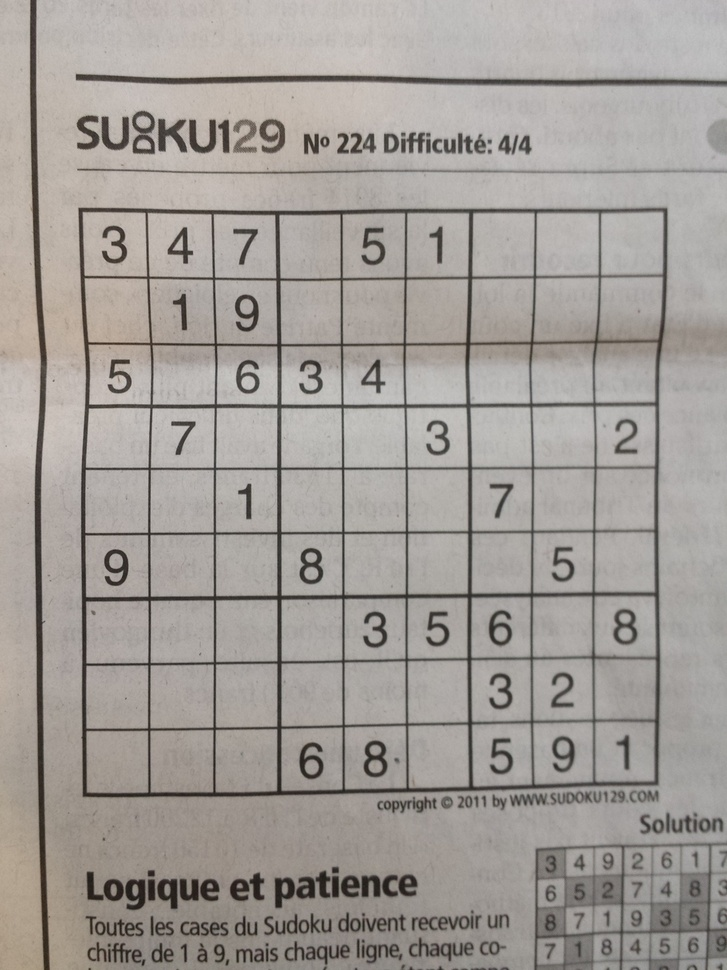
#> input picture v2_train/image1082.jpg, 727 x 970 px, shrunk from 960 x 1280 before the run
$ python main.py
#> lines starting #> are read from the running program, lines starting #| are printed output that depends on the picture; after the words box and inside, x2 and y2 are one past the last pixel; in counts of white or black regions, pixels touching at a corner belong together

# IMPORTS
import cv2
from matplotlib import pyplot as plt
import numpy as np
from sklearn.cluster import k_means

import tensorflow as tf
from tensorflow.keras import layers, models, datasets


# FUNCTIONS
def detect_large_square(image_path:str) -> np.array:
    '''
    Detect the biggest square a image and returning the cut of the square

    Input:
        -> image_path (str): path of the image

    Return:
        -> np.array of the cutted square image
    '''
#> called with image_path = 'v2_train/image1082.jpg'

    # upload image
    image = cv2.imread(image_path)
#> image is the input picture: shape (970, 727, 3); mean B, G, R 151.7, 156.6, 161.8

    # gray scale and detection of countours
    gray = cv2.cvtColor(image, cv2.COLOR_BGR2GRAY)
    blurred = cv2.GaussianBlur(gray, (5, 5), 0)
    edges = cv2.Canny(blurred, 50, 150)
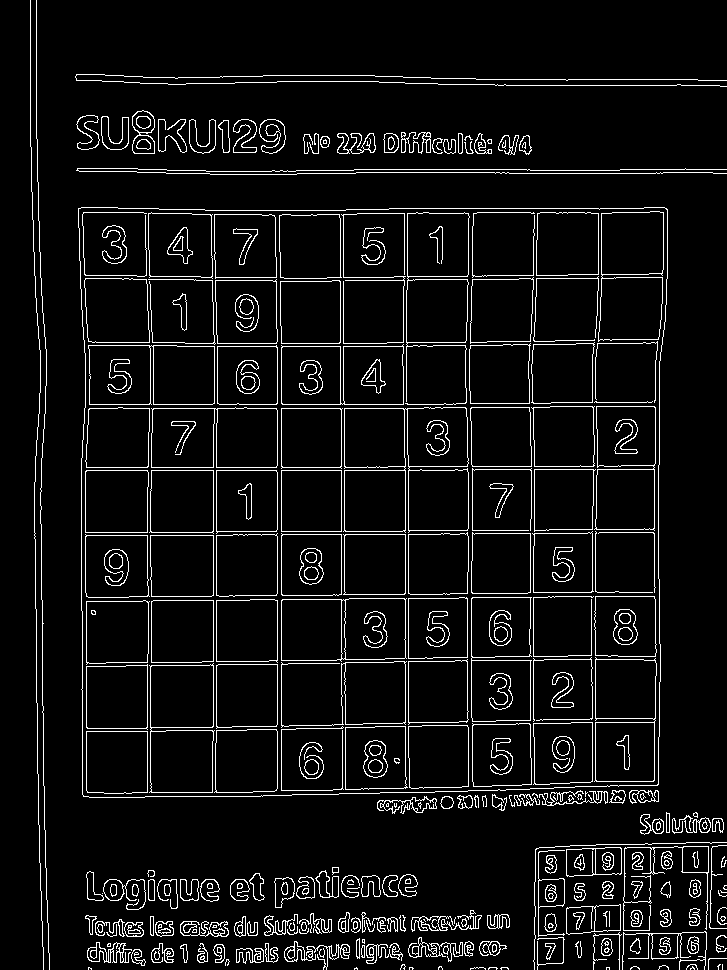
#> edges: shape (970, 727); 6.6% white in thin lines or dots
    kernel = np.ones((5, 5), np.uint8)
    dilated = cv2.dilate(edges, kernel, iterations=2)
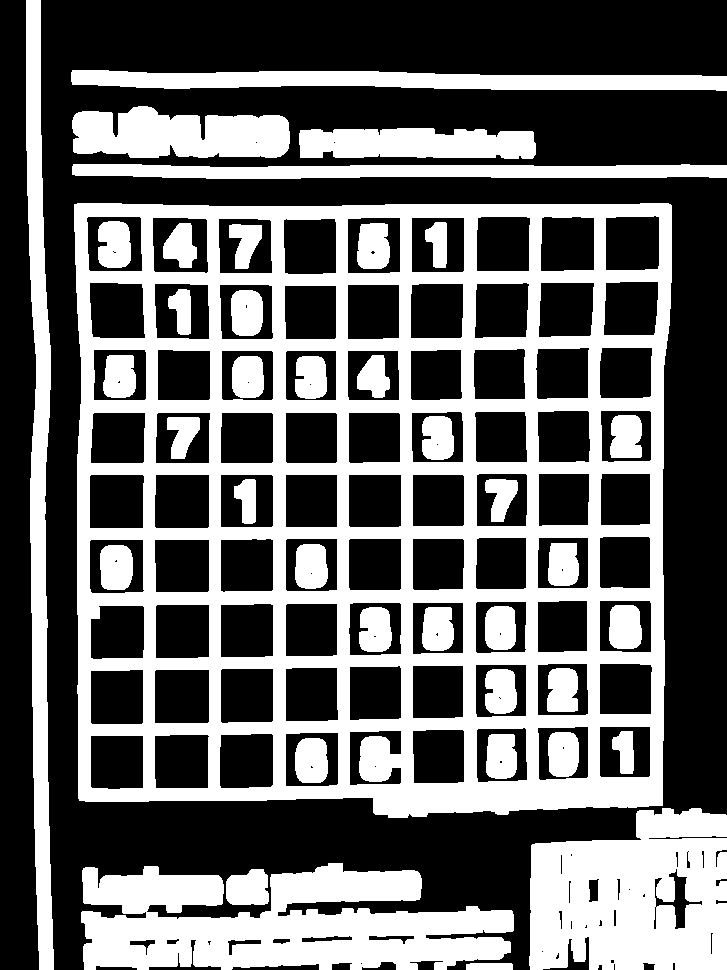
#> dilated: shape (970, 727); 39.8% white; 39 white regions
    contours, _ = cv2.findContours(dilated, cv2.RETR_EXTERNAL, cv2.CHAIN_APPROX_SIMPLE)
#> contours = 10 contours; largest, box (x1, y1, x2, y2) and area: (74, 203, 672, 818) 352306, (81, 863, 514, 970) 30696, (529, 808, 727, 970) 26822, (26, 0, 54, 970) 13801, (71, 70, 727, 91) 9253

    large_square = None
    max_area = 0

    # search of the biggest square
    for contour in contours:
        perimeter = cv2.arcLength(contour, True)
        approx = cv2.approxPolyDP(contour, 0.02 * perimeter, True)
        if len(approx) == 4:
            area = cv2.contourArea(contour)
            if area > max_area:
                max_area = area
                large_square = approx
#> this loop made 10 passes
#> (perimeter, area, max_area, large_square) on passes 1, 5: (102.8, 272, 272, [[466, 964], [466, 969], [512, 969], [511, 963]]), (2430.1, 352306.5, 352306.5, [[74, 204], [79, 800], [662, 805], [671, 205]])
#> after the loop, max_area = 352306.5

    # crop the square
    if large_square is not None:
        x_coords = [point[0][0] for point in large_square]
#> x_coords = [74, 79, 662, 671]
        y_coords = [point[0][1] for point in large_square]
#> y_coords = [204, 800, 805, 205]
        x_min, x_max = min(x_coords), max(x_coords)
#> x_min = 74; x_max = 671
        y_min, y_max = min(y_coords), max(y_coords)
#> y_min = 204; y_max = 805
        cropped_image = image[y_min:y_max, x_min:x_max]
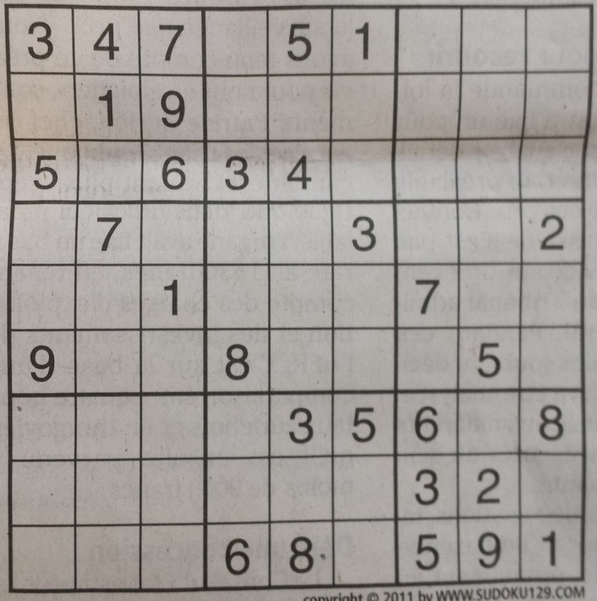
#> cropped_image: shape (601, 597, 3); mean B, G, R 151.3, 155.6, 160.3
        return cropped_image
    else:
        print("No large square found.")
        return None

def find_intersections(lines):
    horizontal_lines = []
    vertical_lines = []
    for line in lines:
        rho, theta = line[0]
        if theta < np.pi / 4 or theta > 3 * np.pi / 4:
            vertical_lines.append((rho, theta))
        else:
            horizontal_lines.append((rho, theta))
    intersections = []
    for h_rho, h_theta in horizontal_lines:
        for v_rho, v_theta in vertical_lines:
            a1 = np.cos(h_theta)
            b1 = np.sin(h_theta)
            a2 = np.cos(v_theta)
            b2 = np.sin(v_theta)
            matrix = np.array([[a1, b1], [a2, b2]])
            rho = np.array([h_rho, v_rho])
            try:
                x, y = np.linalg.solve(matrix, rho)
                intersections.append((int(x), int(y)))
            except np.linalg.LinAlgError:
                continue
    return intersections

def crop_cells(image, intersections):
    cells = []
    model = k_means(X = intersections, n_clusters = 100)[0]
    model = sorted(model, key=lambda x: (x[0], x[1]))
    for x1, y1 in model:
        for x2, y2 in model:
            if x1==x2 or y1==y2: continue
            if 0.8 < (y2-y1)/(x2-x1) < 1.2 and 50 < y2-y1 < 102:
                cell_image = image[int(y1):int(y2), int(x1):int(x2)]
                # if 0 < cell_image.size < 102:
                cells.append(cell_image)
    return cells


def detect_and_crop_cells(image):
    gray = cv2.cvtColor(image, cv2.COLOR_BGR2GRAY)
#> gray: shape (601, 597)
    edges = cv2.Canny(gray, 50, 150, apertureSize=3)
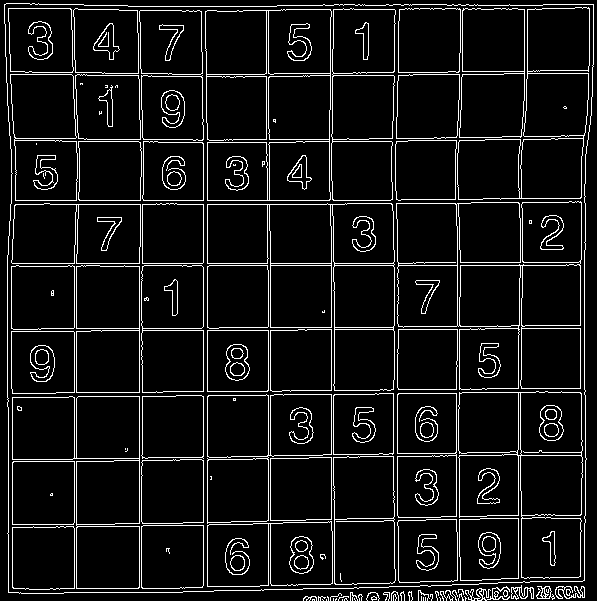
#> edges: shape (601, 597); 8% white in thin lines or dots
    lines = cv2.HoughLines(edges, 1, np.pi/180, 200)
#> lines = 48 rows, first 8: [207, 0], [203, 0], [265, 1.57], [268, 0], [74, 0], [76, 0], [263, 1.57], [139, 0]
    if lines is None:
        print("No lines were detected.")
        return []
    intersections = find_intersections(lines)
#> the loop in find_intersections, `for line in lines:` made 48 passes
#> after the loop in find_intersections, `for line in lines:`: horizontal_lines = 23 items, first 6: (265, 1.57), (263, 1.57), (460, 1.55), (200, 1.57), (139, 1.57), (204, 1.57); vertical_lines = 25 pairs, first value 8 to 589, second value 0 to 0.0175
#> the loop in find_intersections, `for h_rho, h_theta in horizontal_lines:` made 23 passes
#> after the loop in find_intersections, `for h_rho, h_theta in horizontal_lines:`: intersections = 575 pairs, first value 8 to 589, second value 3 to 593
    cells = crop_cells(image, intersections)
#> in crop_cells, `model = k_means(X = intersections, n_clusters = 100)[0]`: model = 100 pairs, first value 10 to 584.4, second value 5.67 to 590.5
#> the loop in crop_cells, `for x1, y1 in model:` made 100 passes
#> (x1, y1) on passes 1 to 8: (10, 590.5), (10, 5.67), (10, 76), (10, 141.3), (10, 202), (10, 264), (10, 329), (10, 392)
#> after the loop in crop_cells, `for x1, y1 in model:`: cells = 81 items
#> cells = 81 items
    return cells


# [39 lines left out: functions get_CNN, reshape_image, not called in this run]

def read_matrix_from_file(file_path):
    with open(file_path, 'r') as file:
        lines = file.readlines()
        one_hot_matrices = []

        matrix = np.array([list(map(int, line.split())) for line in lines[2:]])

        for row in matrix:
            one_hot_rows = []
            for num in row:
                one_hot_row = np.zeros(10)
                one_hot_row[num] = 1
                one_hot_rows.append(one_hot_row)
            one_hot_matrices.append(np.array(one_hot_rows))

    return one_hot_matrices


if __name__ == '__main__':
    img = detect_large_square('v2_train/image1082.jpg')
    if img is None:
        exit()

    small_imgs = detect_and_crop_cells(img)
#> small_imgs = 81 items
    if len(small_imgs) != 81:
        print("Detected cells count:", len(small_imgs))
        exit()

    sudoku = read_matrix_from_file("v2_train/image1082.dat")
#> (the run stopped early here; a loop or call above may not have finished)

$ run again, with v2_train/image1.jpg copied over v2_train/image1082.jpg
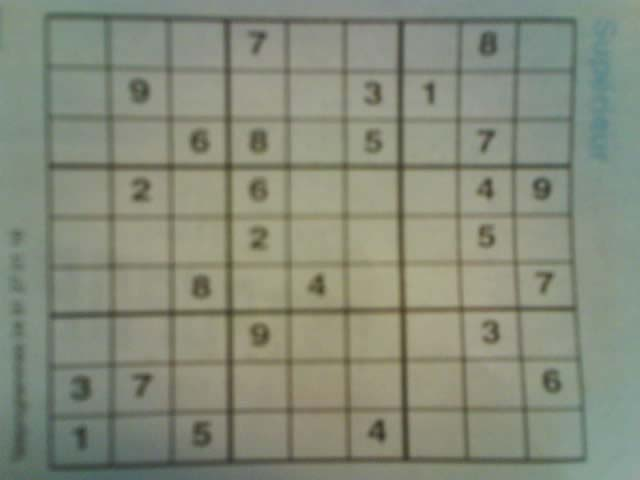
#> input picture v2_train/image1.jpg, 640 x 480 px
#> in detect_large_square, image is the input picture: shape (480, 640, 3); mean B, G, R 122.1, 138.8, 133.7
#> in detect_large_square, `edges = cv2.Canny(blurred, 50, 150)`:
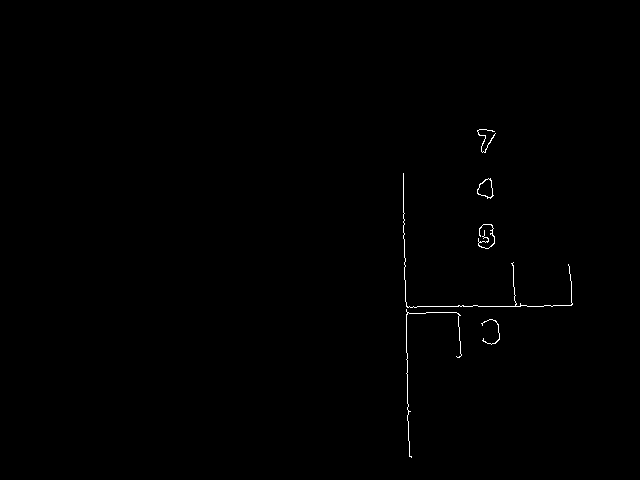
#> edges: shape (480, 640); 0.31% white in thin lines or dots, all inside (x1, y1, x2, y2) = (403, 129, 573, 458)
#> in detect_large_square, `dilated = cv2.dilate(edges, kernel, iterations=2)`:
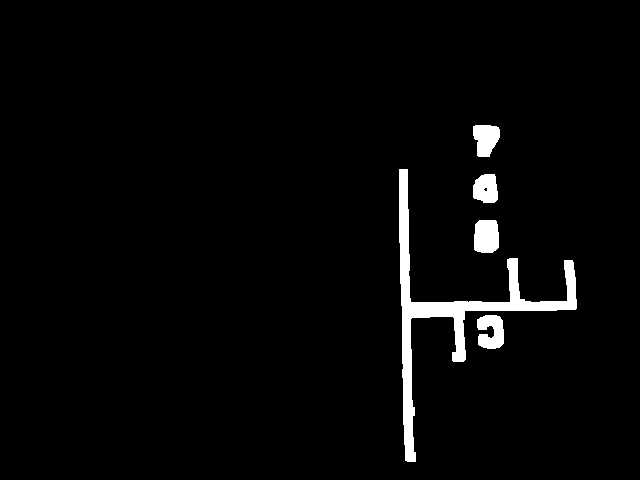
#> dilated: shape (480, 640); 2.8% white; 5 white regions
#> contours = 5 contours; box (x1, y1, x2, y2) and area: (399, 169, 577, 462) 5411, (474, 220, 499, 253) 707, (477, 315, 504, 349) 638, (473, 125, 500, 157) 610, (473, 174, 498, 203) 564
#> the loop in detect_large_square, `for contour in contours:` made 5 passes
#> perimeter on passes 1 to 5: 148.4, 102.6, 93.46, 1211.7, 104.9
#> after the loop in detect_large_square, `for contour in contours:`: max_area = 0

$ run again, with v2_train/image10.jpg copied over v2_train/image1082.jpg
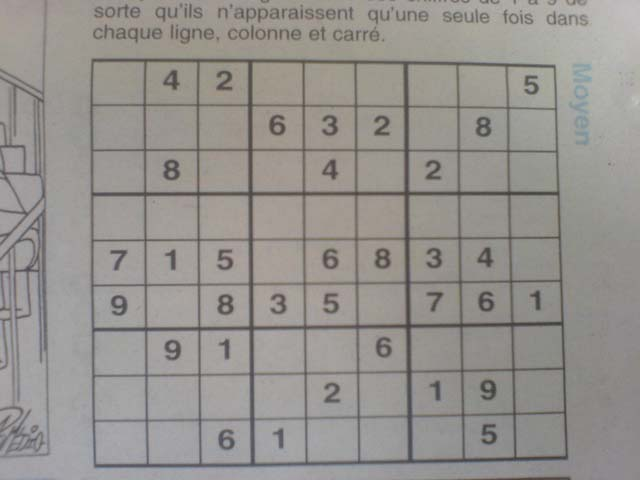
#> input picture v2_train/image10.jpg, 640 x 480 px
#> in detect_large_square, image is the input picture: shape (480, 640, 3); mean B, G, R 142.6, 146.4, 149.7
#> in detect_large_square, `dilated = cv2.dilate(edges, kernel, iterations=2)`:
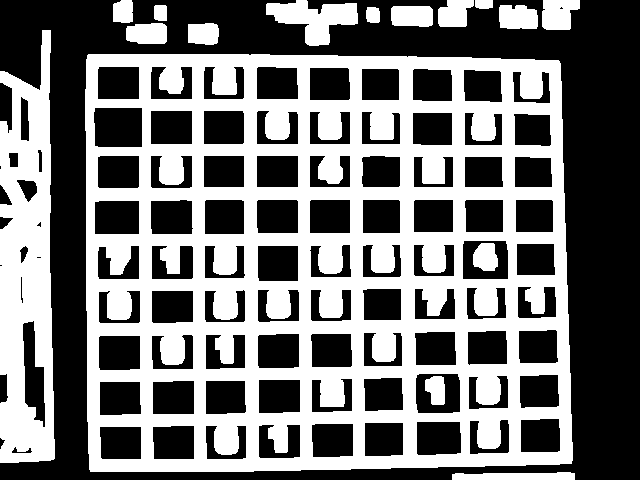
#> dilated: shape (480, 640); 45.9% white; 16 white regions
#> contours = 14 contours; largest, box (x1, y1, x2, y2) and area: (85, 54, 573, 472) 197808, (0, 30, 55, 463) 18724, (266, 0, 358, 46) 2126, (542, 0, 580, 30) 869, (499, 5, 538, 29) 788
#> the loop in detect_large_square, `for contour in contours:` made 14 passes
#> (perimeter, area, max_area, large_square) on passes 1 to 2: (257.1, 724.5, 724.5, [[574, 473], [455, 473], [452, 479], [574, 479]]), (1788, 197807.5, 197807.5, [[87, 55], [90, 471], [571, 463], [558, 60]])
#> after the loop in detect_large_square, `for contour in contours:`: max_area = 197807.5
#> x_coords = [87, 90, 571, 558]
#> y_coords = [55, 471, 463, 60]
#> x_min = 87; x_max = 571
#> y_min = 55; y_max = 471
#> in detect_and_crop_cells, `edges = cv2.Canny(gray, 50, 150, apertureSize=3)`:
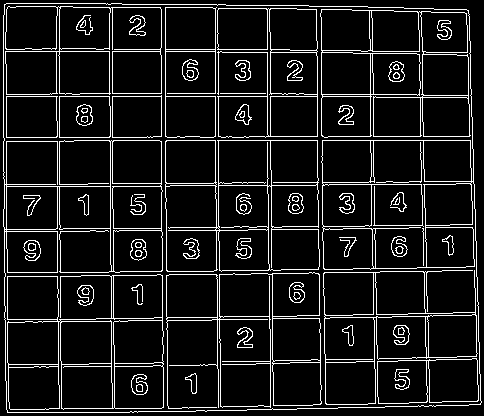
#> edges: shape (416, 484); 9.8% white in thin lines or dots
#> lines = 30 rows, first 8: [140, 1.57], [96, 1.57], [323, 1.55], [365, 1.55], [320, 1.55], [51, 1.57], [-368, 3.12], [410, 1.55]
#> the loop in find_intersections, `for line in lines:` made 30 passes
#> after the loop in find_intersections, `for line in lines:`: horizontal_lines = [(140, 1.57), (96, 1.57), (323, 1.55), (365, 1.55), (320, 1.55), (51, 1.57), (410, 1.55), (136, 1.57), (278, 1.55), (368, 1.55), (93, 1.57), (232, 1.55), (413, 1.55), (184, 1.57), (49, 1.57), (274, 1.55), (4, 1.59), (47, 1.59)]; vertical_lines = [(-368, 3.12), (59, 0), (-467, 3.11), (6, 0), (218, 0), (112, 0), (-464, 3.11), (161, 0), (270, 0), (-371, 3.12), (-314, 3.12), (-264, 3.12)]
#> the loop in find_intersections, `for h_rho, h_theta in horizontal_lines:` made 18 passes
#> after the loop in find_intersections, `for h_rho, h_theta in horizontal_lines:`: intersections = 216 pairs, first value 6 to 481, second value 4 to 412
#> model = 100 pairs, first value 6 to 479.5, second value 4 to 410.5
#> the loop in crop_cells, `for x1, y1 in model:` made 100 passes
#> (x1, y1) on passes 1 to 8: (6, 4), (6, 49), (6, 94.5), (6, 138), (6, 184), (6, 231), (6, 275), (6, 320.5)
#> after the loop in crop_cells, `for x1, y1 in model:`: cells = 69 items
#| Detected cells count: 69
